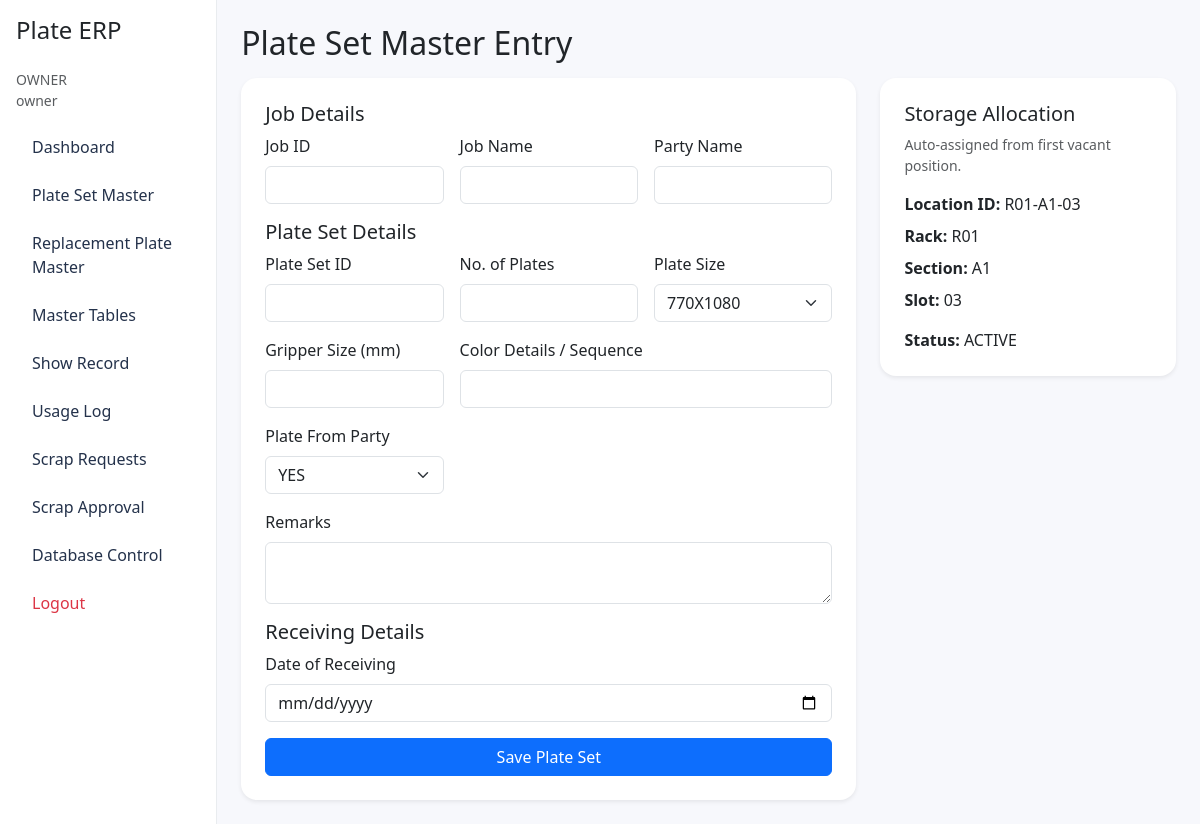
/plate-sets/new (signed in), run on the app's committed database.
### app/models.py (models this page shows)
class User(Base):
    __tablename__ = 'users'
    id = Column(Integer, primary_key=True)
    email = Column(String, unique=True, nullable=False, index=True)
    full_name = Column(String, nullable=False)
    role = Column(String, nullable=False)
    password_hash = Column(String, nullable=False)
    is_active = Column(Boolean, default=True, nullable=False)
    created_at = Column(DateTime(timezone=True), server_default=func.now())
    updated_at = Column(DateTime(timezone=True), server_default=func.now(), onupdate=func.now())

class LocationMaster(Base):
    __tablename__ = 'location_master'
    id = Column(Integer, primary_key=True)
    location_id = Column(String, unique=True, nullable=False, index=True)
    rack_no = Column(String, nullable=False, index=True)
    shelf_group = Column(String, nullable=False)
    section_code = Column(String, nullable=False, index=True)
    slot_no = Column(String, nullable=False)
    sort_order = Column(Integer, nullable=False, unique=True)
    created_at = Column(DateTime(timezone=True), server_default=func.now())
    updated_at = Column(DateTime(timezone=True), server_default=func.now(), onupdate=func.now())

### app/main.py (the view)
@app.get('/plate-sets/new', response_class=HTMLResponse)
def plate_set_form(request: Request, db: Session = Depends(get_db)):
    require_permission(request, 'create_plate_set')
    from .services import get_first_vacant_location
    location = get_first_vacant_location(db)
    return templates.TemplateResponse('plate_set_form.html', context(request, location=location, success=None, error=None))

### app/templates/plate_set_form.html (shortened to what this page needs)
{% extends 'base.html' %}
{% block content %}
<h2 class="mb-3">Plate Set Master Entry</h2>
<div class="row">
  <div class="col-lg-8">
    <form method="post" action="/plate-sets/new" class="card shadow-sm rounded-4 p-4">
      <h5>Job Details</h5>
      <div class="row g-3 mb-3">
        <div class="col-md-4"><label class="form-label">Job ID</label><input class="form-control upper-input" name="job_id" required></div>
        <div class="col-md-4"><label class="form-label">Job Name</label><input class="form-control upper-input" name="job_name" required></div>
        <div class="col-md-4"><label class="form-label">Party Name</label><input class="form-control upper-input" name="party_name" required></div>
      </div>
      <h5>Plate Set Details</h5>
      <div class="row g-3 mb-3">
        <div class="col-md-4"><label class="form-label">Plate Set ID</label><input class="form-control upper-input" name="plate_set_id" required></div>
        <div class="col-md-4"><label class="form-label">No. of Plates</label><input class="form-control" type="number" name="number_of_plates" required></div>
        <div class="col-md-4"><label class="form-label">Plate Size</label><select class="form-select upper-input" name="plate_size"><option>770X1080</option><option>790X1080</option></select></div>
        <div class="col-md-4"><label class="form-label">Gripper Size (mm)</label><input class="form-control" type="number" name="gripper_size_mm" required></div>
        <div class="col-md-8"><label class="form-label">Color Details / Sequence</label><input class="form-control upper-input" name="color_details" required></div>
        <div class="col-md-4"><label class="form-label">Plate From Party</label><select class="form-select upper-input" id="plate_from_party_ps" name="plate_from_party"><option>YES</option><option>NO</option></select></div>
        <div class="col-12"><label class="form-label">Remarks</label><textarea class="form-control upper-input" name="remarks"></textarea></div>
      </div>
      <h5>Receiving Details</h5>
      <div class="mb-3"><label class="form-label">Date of Receiving</label><input class="form-control" type="date" name="receiving_date" required></div>
      <button class="btn btn-primary">Save Plate Set</button>
    </form>
  </div>
  <div class="col-lg-4">
    <div class="card shadow-sm rounded-4 p-4">
      <h5>Storage Allocation</h5>
      <div class="text-muted small mb-3">Auto-assigned from first vacant position.</div>
      {% if location %}
      <div class="mb-2"><strong>Location ID:</strong> {{ location.location_id }}</div>
      <div class="mb-2"><strong>Rack:</strong> {{ location.rack_no }}</div>
      <div class="mb-2"><strong>Section:</strong> {{ location.section_code }}</div>
      <div class="mb-2"><strong>Slot:</strong> {{ location.slot_no }}</div>
      {% else %}
      <div class="text-danger">No vacant location available.</div>
      {% endif %}
      <div class="mt-2"><strong>Status:</strong> ACTIVE</div>
    </div>
  </div>
</div>
{% endblock %}

### app/templates/base.html (shortened to what this page needs)
<!DOCTYPE html>
<html lang="en">
<head>
  <link href="https://cdn.jsdelivr.net/npm/bootstrap@5.3.3/dist/css/bootstrap.min.css" rel="stylesheet">
  <link href="/static/styles.css" rel="stylesheet">
</head>
<body>
<div class="d-flex">
  {% if current_user %}
  <aside class="sidebar p-3">
    <h4 class="mb-4">Plate ERP</h4>
    <div class="small text-muted mb-3">{{ current_user.full_name }}<br>{{ current_user.role }}</div>
    <nav class="nav flex-column gap-2">
      <a class="nav-link" href="/dashboard">Dashboard</a>
      {% if current_user.role in ['owner','technical_team','designer'] %}<a class="nav-link" href="/plate-sets/new">Plate Set Master</a>{% endif %}
      {% if current_user.role in ['owner','technical_team','designer'] %}<a class="nav-link" href="/replacement-plates/new">Replacement Plate Master</a>{% endif %}
      {% if current_user.role in ['owner','technical_team','designer'] %}<a class="nav-link" href="/master-tables">Master Tables</a>{% endif %}
      <a class="nav-link" href="/records">Show Record</a>
      <a class="nav-link" href="/usage-log">Usage Log</a>
      {% if current_user.role in ['owner','designer'] %}<a class="nav-link" href="/scrap-requests">Scrap Requests</a>{% endif %}
      {% if current_user.role == 'owner' %}<a class="nav-link" href="/scrap-approval">Scrap Approval</a>{% endif %}
      {% if current_user.role in ['owner','technical_team'] %}<a class="nav-link" href="/database-control">Database Control</a>{% endif %}
      <a class="nav-link text-danger" href="/logout">Logout</a>
    </nav>
  </aside>
  {% endif %}
  <main class="content p-4 w-100">
    {% block content %}{% endblock %}
  </main>
</div>
</body>
</html>

### app/static/styles.css (style rules this page uses)
body { background: #f7f8fc; }
.sidebar { width: 260px; min-height: 100vh; background: #ffffff; border-right: 1px solid #e9ecef; }
.content { min-height: 100vh; }
.nav-link { color: #24324b; border-radius: 12px; }
.card { border: none; }

### data on the page
User: full_name "OWNER", role "owner"
LocationMaster: location_id "R01-A1-03", rack_no "R01", section_code "A1", slot_no "03"
